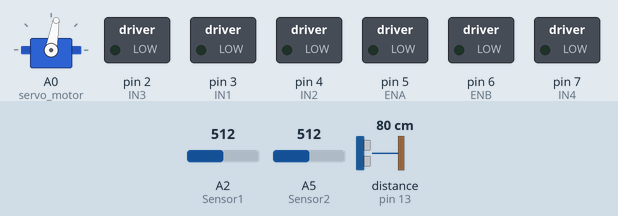
The sketch below on a simulated Arduino Uno, built with avr-gcc and run on an emulated ATmega328P. Shown: servo, switched loads named in the sketch (green lamp = pin HIGH). The test bench sets the inputs (shaded band); at power-on: A2 (Sensor1) = 512, A5 (Sensor2) = 512, distance to the obstacle (sensor on pin 13) 80 cm. The echo pulse lasts 58.3 µs per cm.

Above: at 0.6 s.
At 1.05 s:
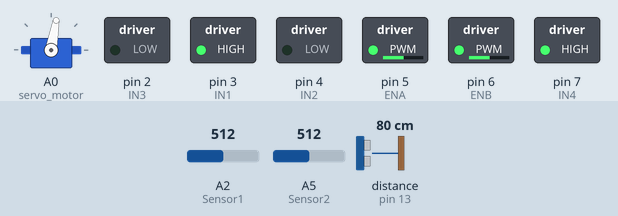
At 1.45 s:
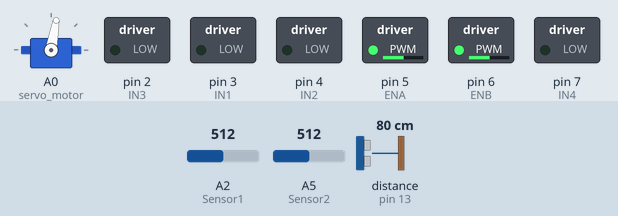
At 2.25 s:
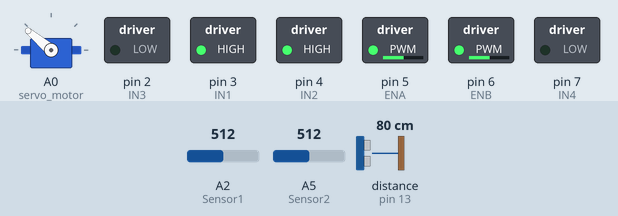
At 3.05 s:
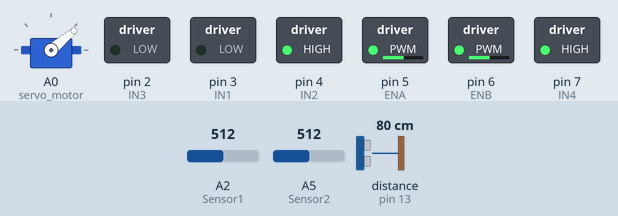
At 3.9 s:
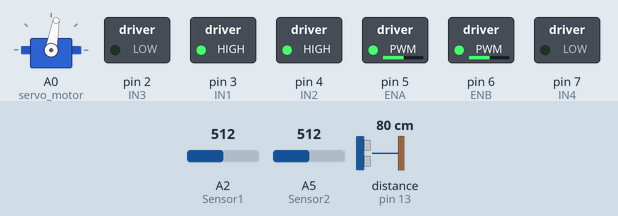
Timing chart, 0 to 4.5 s (numbered marks = the images above):
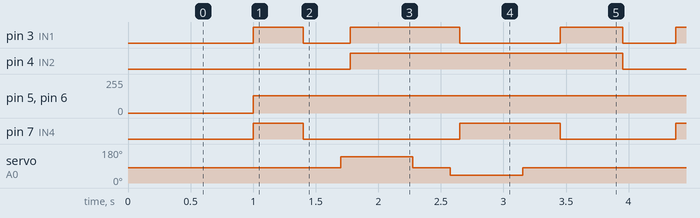

Measured:
- by itself, pin 3 (IN1): repeats every 3.4 s: LOW 0.38 s, HIGH 0.88 s, LOW 0.80 s, HIGH 0.50 s, LOW 0.43 s, HIGH 0.40 s
- by itself, pin 4 (IN2): alternates HIGH for 2.2 s and LOW for 1.2 s
- by itself, pin 5 (ENA), pin 6 (ENB): 0/255 → 130/255 at 1.0 s
- by itself, pin 7 (IN4): repeats every 3.4 s: LOW 1.3 s, HIGH 0.80 s, LOW 0.93 s, HIGH 0.40 s
- by itself, servo on A0 (servo_motor): repeats every 3.4 s: 80° 0.30 s, 40° 0.58 s, 80° 1.9 s, 140° 0.58 s

The sketch:

ObstacleAvoiding_Final.ino
```cpp
#include <Servo.h>
#include <NewPing.h>

// Sensor pins
#define TRIG_PIN 12
#define ECHO_PIN 13
#define ENA 5
#define ENB 6
#define IN1 3
#define IN2 4
#define IN3 2
#define IN4 7
#define carSpeed 130
#define maximum_distance 200

// Additional front sensors
int Sensor1 = A2;
int Sensor2 = A5;
#define SENSOR_THRESHOLD 850

boolean goesForward = false;
int distance = 200;
NewPing sonar(TRIG_PIN, ECHO_PIN, maximum_distance);
Servo servo_motor;

void setup() {
  pinMode(IN1, OUTPUT);
  pinMode(IN2, OUTPUT);
  pinMode(IN3, OUTPUT);
  pinMode(IN4, OUTPUT);
  pinMode(Sensor1, INPUT);
  pinMode(Sensor2, INPUT);

  servo_motor.attach(A0, 700, 2400);
  servo_motor.write(80);
  delay(500); // По-кратко изчакване
  distance = readPing();
}

void loop() {
  distance = readPing(); // Прочитане на разстояние в началото

  int distanceRight = 0;
  int distanceLeft = 0;
  delay(50);

  // Read front sensors
  int sensor1Value = analogRead(Sensor1);
  int sensor2Value = analogRead(Sensor2);

  if (distance <= 20 || sensor1Value < SENSOR_THRESHOLD || sensor2Value < SENSOR_THRESHOLD) {
    moveStop();
    delay(300);
    moveBackward();
    delay(400);
    moveStop();
    delay(300);
    distanceRight = scanAndRotate(1); // Сканиране надясно
    delay(300);
    distanceLeft = scanAndRotate(-1); // Сканиране наляво
    delay(300);

    if (distanceRight >= distanceLeft) {
      turnRight();
    } else {
      turnLeft();
    }
    moveStop();
  } else {
    moveForward();
  }
}

int scanAndRotate(int direction) { // direction: -1 за ляво, 1 за дясно
  unsigned long startTime = millis();
  int maxDistance = 0;
  while (millis() - startTime < 500) { // 500ms сканиране
    servo_motor.write(90 + direction * 50); // завъртане на сервомотора
    int currentDistance = readPing();
    if (currentDistance > maxDistance) {
      maxDistance = currentDistance;
    }
    if (direction == 1) {
      turnRight();
    } else {
      turnLeft();
    }
  }
  servo_motor.write(80); // връщане на сервомотора в център
  return maxDistance;
}

int readPing() {
  delay(70);
  int cm = sonar.ping_cm();
  if (cm == 0) {
    cm = 250;
  }
  return cm;
}

void moveStop() {
  digitalWrite(IN1, LOW);
  digitalWrite(IN2, LOW);
  digitalWrite(IN3, LOW);
  digitalWrite(IN4, LOW);
}

void moveForward() {
  if (!goesForward) {
    goesForward = true;
    analogWrite(ENA, carSpeed);
    analogWrite(ENB, carSpeed);
    digitalWrite(IN1, LOW);
    digitalWrite(IN2, HIGH);
    digitalWrite(IN3, HIGH);
    digitalWrite(IN4, LOW);
  }
}

void moveBackward() {
  goesForward = false;
  analogWrite(ENA, carSpeed);
  analogWrite(ENB, carSpeed);
  digitalWrite(IN1, HIGH);
  digitalWrite(IN2, LOW);
  digitalWrite(IN3, LOW);
  digitalWrite(IN4, HIGH);
}

void turnRight() {
  digitalWrite(IN1, HIGH);
  digitalWrite(IN2, HIGH);
  digitalWrite(IN3, LOW);
  digitalWrite(IN4, LOW);
  delay(500);
}

void turnLeft() {
  digitalWrite(IN1, LOW);
  digitalWrite(IN2, HIGH);
  digitalWrite(IN3, LOW);
  digitalWrite(IN4, HIGH);
  delay(500);
}
```
